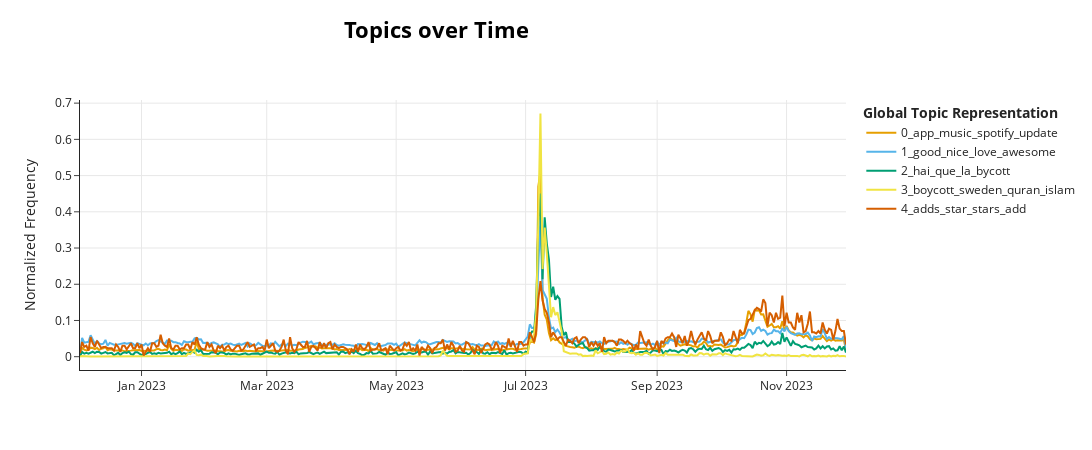

Here is the notebook cell this chart was saved with:
### Code cell
topic_model.visualize_topics_over_time(topics_over_time, top_n_topics=5, normalize_frequency=True)

### Figure 1 — Plotly figure (JSON) as saved in the notebook; plotly's stock layout.template omitted (floating-point values rounded to 4 significant figures; data arrays with more than 128 entries replaced by an {"elided": "..."} marker saying what was removed)
{"data": [{"hoverinfo": "text", "hovertext": {"elided": "362 str values"}, "marker": {"color": "#E69F00"}, "mode": "lines", "name": "0_app_music_spotify_update", "type": "scatter", "x": {"elided": "362 str values"}, "y": {"elided": "362 float values"}}, {"hoverinfo": "text", "hovertext": {"elided": "362 str values"}, "marker": {"color": "#56B4E9"}, "mode": "lines", "name": "1_good_nice_love_awesome", "type": "scatter", "x": {"elided": "362 str values"}, "y": {"elided": "362 float values"}}, {"hoverinfo": "text", "hovertext": {"elided": "362 str values"}, "marker": {"color": "#009E73"}, "mode": "lines", "name": "2_hai_que_la_bycott", "type": "scatter", "x": {"elided": "362 str values"}, "y": {"elided": "362 float values"}}, {"hoverinfo": "text", "hovertext": {"elided": "229 str values"}, "marker": {"color": "#F0E442"}, "mode": "lines", "name": "3_boycott_sweden_quran_islam", "type": "scatter", "x": {"elided": "229 str values"}, "y": {"elided": "229 float values"}}, {"hoverinfo": "text", "hovertext": {"elided": "362 str values"}, "marker": {"color": "#D55E00"}, "mode": "lines", "name": "4_adds_star_stars_add", "type": "scatter", "x": {"elided": "362 str values"}, "y": {"elided": "362 float values"}}], "layout": {"height": 450, "hoverlabel": {"bgcolor": "white", "font": {"family": "Rockwell", "size": 16}}, "legend": {"title": {"text": "<b>Global Topic Representation"}}, "title": {"font": {"color": "Black", "size": 22}, "text": "<b>Topics over Time</b>", "x": 0.4, "xanchor": "center", "y": 0.95, "yanchor": "top"}, "width": 1250, "xaxis": {"showgrid": true}, "yaxis": {"showgrid": true, "title": {"text": "Normalized Frequency"}}}}
